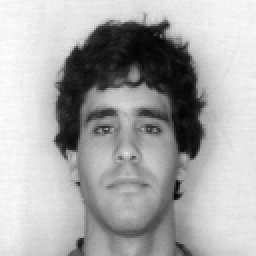
#> input picture HW11/faces/face01.tif, 128 x 128 px (shown 2 times larger); its folder holds 4 pictures in this run
$ python problem2.py   (Python 2 division)   (older library calls are emulated)
#> lines starting #> are read from the running program, lines starting #| are printed output that depends on the picture
### HW11/eigenface.py
# Athanasios Athanassiadis March 2012
import os
import numpy as np
from numpy.linalg import eig
from scipy.misc import imread, imsave


cov = np.cov

def load_faces(folder):
    '''
    load_faces
            load a set of faces from a folder of tif images
            and return reduced set of faces with shape info
    '''
#> called with folder = 'faces'

    filelist = os.listdir(folder)

    origfaces = []
    for fn in filelist:
        origfaces.append(
            imread(os.path.join(folder,fn)))

    origfaces = np.array(origfaces).astype(np.int16)

    avgface = origfaces.sum(0) / origfaces.shape[0]
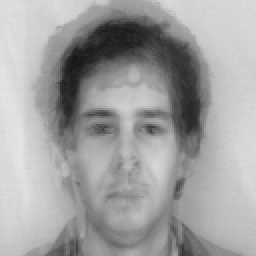
#> avgface: shape (128, 128) int64 (shown 2 times larger); min 21, max 230, mean 161.1
    shape = avgface.shape
#> shape = (128, 128)

    # make faces to process zero-mean
    faces = np.array([(face-avgface).flatten() for face in origfaces]).T


    return origfaces, faces, shape

def eigenfaces(faces, n=None):
    '''
    eigenfaces
        returns the first n eigenfaces (principal components)
        calculated from an array of face which has been reduced to 2D

        eigenfaces are the eigenvectors of the covariance matrix of the
        faces matrix

        this computation is simplified using the Turk-Pentland Trick

    '''
#> called with faces = array of shape (16384, 4), n = 8

    C = cov(faces.T, bias=1)

    # columns in eigvecs represent individual eigenvectors
    # that correspond to each eigenval
    eigvals, eigvecs = eig(C)

    if n is None or n>len(eigvals):
        n = len(eigvals)

    # sort by eigenvalue (decreasing)
    # and transpose so rows contain eigenvectors
    eigzip = zip(eigvals, eigvecs.T)
    eigzip.sort(key = lambda x: x[0])
    eigenvecs_sorted = np.array([pair[1] for pair in eigzip[::-1]])

    eigfaces = np.zeros((n, faces.shape[0]))

    # calculate eigenfaces from eigenvectors and zero-mean faces
    # according to Turk-Pentland
    for l in range(n):
        for k in range(faces.shape[1]):
            eigfaces[l] += (eigvecs[l,k] * faces[:,k])

    return eigfaces.astype(np.int16)

def approxiface(face, eigfaces, avgface, n=None):
    '''
    approxiface
        approximate a face b,ased on eigfaces
        return first n approximations

    '''

    if n is None or n>len(eigfaces):
        n = len(eigfaces)

    weights = np.zeros(n)

    # calculate projection on to each axis (eigenface)
    for k in range(n):
        weights[k] = np.dot(eigfaces[k], face-avgface)

    # normalize so that norm(weights) = 1
    weights /= np.sqrt((weights**2).sum())

    # calculate first n approximation faces
    approxes = np.zeros((n, eigfaces.shape[1]))
    approxes[0] = weights[0] * eigfaces[0]
    for k in range(1,n):
        approxes[k] = approxes[k-1] + (weights[k] * eigfaces[k])

    return approxes

### HW11/problem2.py
#!/usr/local/bin/ipython
# Athanasios Athanassiadis March 2012
from eigenface import *

infolder = 'faces'
outfolder = 'eigenfaces'
outfolder2 = 'face_approx'

print 'loading faces'
origfaces, faces, shape = load_faces(infolder)
avgface = origfaces.sum(0) / origfaces.shape[0]

print 'computing eigenfaces'
eigfaces = eigenfaces(faces, 8)

print 'saving output'
imsave(os.path.join(outfolder, 'avgface.png'),
       avgface)

for i in range(len(eigfaces)):
    imsave(os.path.join(outfolder,'eigenface%d.png' % i),
           eigfaces[i].reshape(shape))
#> this loop made 4 passes
#> pass 1, `imsave(os.path.join(outfolder,'eigenface%d.png' % i), eigfaces[i].resh..`:
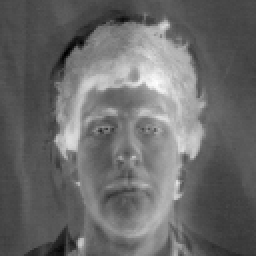
#> saved as eigenface0.png: PIL image 128x128 L (shown 2 times larger); min 0, max 255, mean 105.1
#> pass 2, `imsave(os.path.join(outfolder,'eigenface%d.png' % i), eigfaces[i].resh..`:
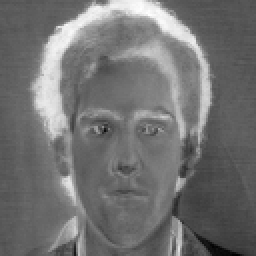
#> saved as eigenface1.png: PIL image 128x128 L (shown 2 times larger); min 0, max 255, mean 113.7


print 'calculating approximation faces for first face'
face = origfaces[0]

fapproxes = approxiface(face.flatten(), eigfaces, avgface.flatten(), 8)

print 'saving output'
imsave(os.path.join(outfolder2, 'original.png'),
       face)

for i in range(len(fapproxes)):
    imsave(os.path.join(outfolder2, 'approx%d.png' % (i+1)),
           fapproxes[i].reshape(shape))
#> this loop made 4 passes
#> pass 1, `imsave(os.path.join(outfolder2, 'approx%d.png' % (i+1)), fapproxes[i]...`:
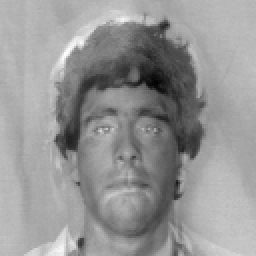
#> saved as approx1.png: PIL image 128x128 L (shown 2 times larger); min 0, max 255, mean 149.9
